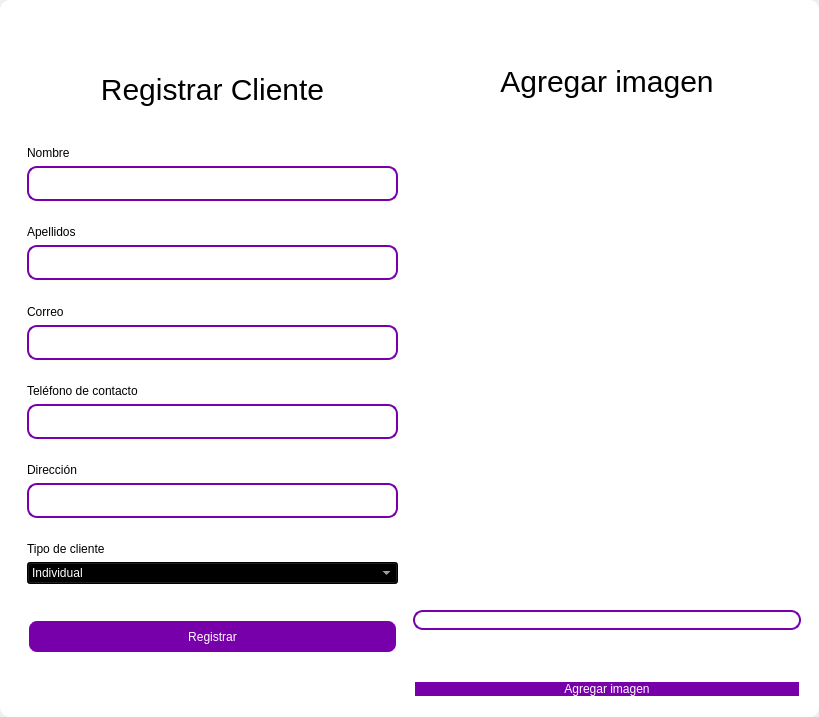
<?xml version="1.0" encoding="UTF-8"?>
<ui version="4.0">
 <class>MainWindow</class>
 <widget class="QMainWindow" name="MainWindow">
  <property name="geometry">
   <rect>
    <x>0</x>
    <y>0</y>
    <width>819</width>
    <height>717</height>
   </rect>
  </property>
  <property name="windowTitle">
   <string>MainWindow</string>
  </property>
  <property name="styleSheet">
   <string notr="true"/>
  </property>
  <widget class="QWidget" name="centralwidget">
   <property name="styleSheet">
    <string notr="true"/>
   </property>
   <layout class="QVBoxLayout" name="verticalLayout">
    <property name="spacing">
     <number>0</number>
    </property>
    <property name="leftMargin">
     <number>0</number>
    </property>
    <property name="topMargin">
     <number>0</number>
    </property>
    <property name="rightMargin">
     <number>0</number>
    </property>
    <property name="bottomMargin">
     <number>0</number>
    </property>
    <item>
     <widget class="QFrame" name="frame">
      <property name="enabled">
       <bool>true</bool>
      </property>
      <property name="styleSheet">
       <string notr="true">QFrame {
	border-radius:10px;
background-color: rgb(255, 255, 255);
 }
</string>
      </property>
      <property name="frameShape">
       <enum>QFrame::StyledPanel</enum>
      </property>
      <property name="frameShadow">
       <enum>QFrame::Raised</enum>
      </property>
      <layout class="QVBoxLayout" name="verticalLayout_2">
       <item>
        <widget class="QFrame" name="frame_superior">
         <property name="minimumSize">
          <size>
           <width>0</width>
           <height>40</height>
          </size>
         </property>
         <property name="maximumSize">
          <size>
           <width>16777215</width>
           <height>40</height>
          </size>
         </property>
         <property name="styleSheet">
          <string notr="true">QPushButton{
border-radius:18px;
}

QPushButton:hover{
	background-color: rgb(0, 0, 0);
}
</string>
         </property>
         <property name="frameShape">
          <enum>QFrame::StyledPanel</enum>
         </property>
         <property name="frameShadow">
          <enum>QFrame::Raised</enum>
         </property>
         <layout class="QHBoxLayout" name="horizontalLayout_3">
          <property name="spacing">
           <number>4</number>
          </property>
          <property name="leftMargin">
           <number>0</number>
          </property>
          <property name="topMargin">
           <number>0</number>
          </property>
          <property name="rightMargin">
           <number>0</number>
          </property>
          <property name="bottomMargin">
           <number>0</number>
          </property>
          <item>
           <widget class="QPushButton" name="btn_icon">
            <property name="text">
             <string/>
            </property>
            <property name="iconSize">
             <size>
              <width>40</width>
              <height>40</height>
             </size>
            </property>
           </widget>
          </item>
          <item>
           <spacer name="horizontalSpacer_2">
            <property name="orientation">
             <enum>Qt::Horizontal</enum>
            </property>
            <property name="sizeHint" stdset="0">
             <size>
              <width>443</width>
              <height>20</height>
             </size>
            </property>
           </spacer>
          </item>
          <item>
           <widget class="QPushButton" name="bt_minimizar">
            <property name="minimumSize">
             <size>
              <width>38</width>
              <height>38</height>
             </size>
            </property>
            <property name="maximumSize">
             <size>
              <width>38</width>
              <height>38</height>
             </size>
            </property>
            <property name="cursor">
             <cursorShape>PointingHandCursor</cursorShape>
            </property>
            <property name="text">
             <string/>
            </property>
            <property name="icon">
             <iconset>
              <normaloff>image/minus.svg</normaloff>image/minus.svg</iconset>
            </property>
            <property name="iconSize">
             <size>
              <width>38</width>
              <height>38</height>
             </size>
            </property>
           </widget>
          </item>
          <item>
           <widget class="QPushButton" name="bt_maximizar">
            <property name="minimumSize">
             <size>
              <width>38</width>
              <height>38</height>
             </size>
            </property>
            <property name="maximumSize">
             <size>
              <width>38</width>
              <height>38</height>
             </size>
            </property>
            <property name="cursor">
             <cursorShape>PointingHandCursor</cursorShape>
            </property>
            <property name="text">
             <string/>
            </property>
            <property name="icon">
             <iconset>
              <normaloff>image/chevron-up.svg</normaloff>image/chevron-up.svg</iconset>
            </property>
            <property name="iconSize">
             <size>
              <width>38</width>
              <height>38</height>
             </size>
            </property>
           </widget>
          </item>
          <item>
           <widget class="QPushButton" name="bt_restaurar">
            <property name="minimumSize">
             <size>
              <width>38</width>
              <height>38</height>
             </size>
            </property>
            <property name="maximumSize">
             <size>
              <width>38</width>
              <height>38</height>
             </size>
            </property>
            <property name="cursor">
             <cursorShape>PointingHandCursor</cursorShape>
            </property>
            <property name="text">
             <string/>
            </property>
            <property name="icon">
             <iconset>
              <normaloff>image/chevron-down.svg</normaloff>image/chevron-down.svg</iconset>
            </property>
            <property name="iconSize">
             <size>
              <width>38</width>
              <height>38</height>
             </size>
            </property>
           </widget>
          </item>
          <item>
           <widget class="QPushButton" name="bt_cerrar">
            <property name="minimumSize">
             <size>
              <width>38</width>
              <height>38</height>
             </size>
            </property>
            <property name="maximumSize">
             <size>
              <width>38</width>
              <height>38</height>
             </size>
            </property>
            <property name="cursor">
             <cursorShape>PointingHandCursor</cursorShape>
            </property>
            <property name="text">
             <string/>
            </property>
            <property name="icon">
             <iconset>
              <normaloff>image/x.svg</normaloff>image/x.svg</iconset>
            </property>
            <property name="iconSize">
             <size>
              <width>38</width>
              <height>38</height>
             </size>
            </property>
           </widget>
          </item>
         </layout>
        </widget>
       </item>
       <item>
        <widget class="QFrame" name="frame_3">
         <property name="styleSheet">
          <string notr="true">QLabel {
	color: rgb(0, 0, 0);
	font: 12pt &quot;Arial&quot;;
	background-color: rgba(0, 0, 0,0);
}

QTextEdit{
background-color: rgba(0, 0, 0,0);
border-radius:10px; 
font: 12pt &quot;Arial&quot;;
color: rgb(255, 255, 254);
border: 2px solid  rgb(120, 0, 171);

}

QTextEdit:hover{
background-color: rgba(0, 0, 0,0);
border-radius:10px; 
font: 12pt &quot;Arial&quot;;
border: 2px solid  rgb(120, 0, 171);
	color: rgb(0, 0, 0);
}

QTextEdit:focus{
background-color: rgb(0, 0, 0);
border-radius:10px; 
font: 12pt &quot;Arial&quot;;
border: 2px solid rgb(120, 0, 171);
}

QLineEdit{
background-color: rgba(0, 0, 0,0);
border-radius:10px; 
font: 12pt &quot;Arial&quot;;
color: rgb(255, 255, 254);
border: 2px solid  rgb(120, 0, 171);
}

QLineEdit:hover{
background-color: rgba(0, 0, 0,0);
border-radius:10px; 
font: 12pt &quot;Arial&quot;;
border: 2px solid  rgb(120, 0, 171);
}

QLineEdit:focus{
background-color: rgb(0, 0, 0);
border-radius:10px; 
font: 12pt &quot;Arial&quot;;
border: 2px solid rgb(120, 0, 171);
}

QCheckBox{
	font: 12pt &quot;Arial&quot;;
	color: rgb(255, 255, 255);
}

QCheckBox::indicator {
    width: 18px;
    height:18px;
}

QCheckBox::indicator:unchecked {
   background-image: url(image/square.svg);
}

QCheckBox::indicator:checked {
   background-image: url(image/check-square.svg);
}

QPushButton{
border-radius:10px; 
font: 12pt &quot;Arial&quot;;
color: rgb(255, 255, 254);
border: 2px solid #ffffff;
	background-color: rgb(120, 0, 171);
}

QPushButton:hover{
border-radius:10px; 
font: 12pt &quot;Arial&quot;;
color: rgb(255, 255, 255);
border: 2px solid rgb(120, 0, 171);
	background-color: rgb(120, 0, 171);
}
</string>
         </property>
         <property name="frameShape">
          <enum>QFrame::StyledPanel</enum>
         </property>
         <property name="frameShadow">
          <enum>QFrame::Raised</enum>
         </property>
         <layout class="QHBoxLayout" name="horizontalLayout_4">
          <item>
           <layout class="QVBoxLayout" name="verticalLayout_4">
            <property name="spacing">
             <number>5</number>
            </property>
            <property name="rightMargin">
             <number>0</number>
            </property>
            <property name="bottomMargin">
             <number>0</number>
            </property>
            <item>
             <widget class="QLabel" name="label_3">
              <property name="minimumSize">
               <size>
                <width>100</width>
                <height>50</height>
               </size>
              </property>
              <property name="styleSheet">
               <string notr="true">font-size: 30px;
color: rgb(0, 0, 0);</string>
              </property>
              <property name="text">
               <string>Registrar Cliente</string>
              </property>
              <property name="alignment">
               <set>Qt::AlignCenter</set>
              </property>
             </widget>
            </item>
            <item>
             <widget class="QFrame" name="frame_4">
              <property name="maximumSize">
               <size>
                <width>400</width>
                <height>700</height>
               </size>
              </property>
              <property name="styleSheet">
               <string notr="true">QLabel {
color: rgb(0, 0, 0);
	font: 12pt &quot;Arial&quot;;
	background-color: rgba(0, 0, 0,0);
}

QTextEdit{
background-color: rgba(0, 0, 0,0);
border-radius:10px; 
font: 12pt &quot;Arial&quot;;
color: rgb(0, 0, 0);
border: 2px solid  rgb(120, 0, 171);

}

QTextEdit:hover{
background-color: rgba(0, 0, 0,0);
border-radius:10px; 
font: 12pt &quot;Arial&quot;;
border: 2px solid  rgb(120, 0, 171);
	color: rgb(255, 255, 255);
}

QTextEdit:focus{
background-color: rgb(0, 0, 0);
border-radius:10px; 
font: 12pt &quot;Arial&quot;;
border: 2px solid rgb(120, 0, 171);
	
}

QLineEdit{
background-color: rgba(0, 0, 0,0);
border-radius:10px; 
font: 12pt &quot;Arial&quot;;
	color: rgb(0, 0, 0);
border: 2px solid  rgb(120, 0, 171);
}

QLineEdit:hover{
background-color: rgba(0, 0, 0,0);
border-radius:10px; 
font: 12pt &quot;Arial&quot;;
border: 2px solid  rgb(120, 0, 171);
}

QLineEdit:focus{
background-color: rgb(0, 0, 0);
border-radius:10px; 
font: 12pt &quot;Arial&quot;;
border: 2px solid rgb(120, 0, 171);
color: rgb(255, 255, 255);
}

QCheckBox{
	font: 12pt &quot;Arial&quot;;
	color: rgb(255, 255, 255);
}

QCheckBox::indicator {
    width: 18px;
    height:18px;
}

QCheckBox::indicator:unchecked {
   background-image: url(image/square.svg);
}

QCheckBox::indicator:checked {
   background-image: url(image/check-square.svg);
}

QPushButton{
border-radius:10px; 
font: 12pt &quot;Arial&quot;;
color: rgb(255, 255, 254);
border: 2px solid #ffffff;
background-color: rgb(120, 0, 171);
}

QPushButton:hover{
border-radius:10px; 
font: 12pt &quot;Arial&quot;;
color: rgb(255, 255, 255);
border: 2px solid rgb(120, 0, 171);
	background-color: rgb(120, 0, 171);
}
</string>
              </property>
              <property name="frameShape">
               <enum>QFrame::StyledPanel</enum>
              </property>
              <property name="frameShadow">
               <enum>QFrame::Raised</enum>
              </property>
              <layout class="QVBoxLayout" name="verticalLayout_3">
               <property name="leftMargin">
                <number>9</number>
               </property>
               <property name="topMargin">
                <number>9</number>
               </property>
               <property name="rightMargin">
                <number>9</number>
               </property>
               <property name="bottomMargin">
                <number>9</number>
               </property>
               <item>
                <spacer name="verticalSpacer_3">
                 <property name="orientation">
                  <enum>Qt::Vertical</enum>
                 </property>
                 <property name="sizeHint" stdset="0">
                  <size>
                   <width>20</width>
                   <height>40</height>
                  </size>
                 </property>
                </spacer>
               </item>
               <item>
                <widget class="QLabel" name="label_4">
                 <property name="text">
                  <string>Nombre</string>
                 </property>
                </widget>
               </item>
               <item>
                <widget class="QLineEdit" name="nametxt">
                 <property name="minimumSize">
                  <size>
                   <width>0</width>
                   <height>35</height>
                  </size>
                 </property>
                 <property name="text">
                  <string/>
                 </property>
                </widget>
               </item>
               <item>
                <spacer name="verticalSpacer_4">
                 <property name="orientation">
                  <enum>Qt::Vertical</enum>
                 </property>
                 <property name="sizeHint" stdset="0">
                  <size>
                   <width>20</width>
                   <height>40</height>
                  </size>
                 </property>
                </spacer>
               </item>
               <item>
                <widget class="QLabel" name="label_8">
                 <property name="text">
                  <string>Apellidos</string>
                 </property>
                </widget>
               </item>
               <item>
                <widget class="QLineEdit" name="lastnametxt">
                 <property name="minimumSize">
                  <size>
                   <width>0</width>
                   <height>35</height>
                  </size>
                 </property>
                </widget>
               </item>
               <item>
                <spacer name="verticalSpacer">
                 <property name="orientation">
                  <enum>Qt::Vertical</enum>
                 </property>
                 <property name="sizeHint" stdset="0">
                  <size>
                   <width>20</width>
                   <height>40</height>
                  </size>
                 </property>
                </spacer>
               </item>
               <item>
                <widget class="QLabel" name="label_5">
                 <property name="text">
                  <string>Correo</string>
                 </property>
                </widget>
               </item>
               <item>
                <widget class="QLineEdit" name="emailtxt">
                 <property name="minimumSize">
                  <size>
                   <width>0</width>
                   <height>35</height>
                  </size>
                 </property>
                 <property name="maximumSize">
                  <size>
                   <width>16777215</width>
                   <height>16777215</height>
                  </size>
                 </property>
                 <property name="echoMode">
                  <enum>QLineEdit::Normal</enum>
                 </property>
                </widget>
               </item>
               <item>
                <spacer name="verticalSpacer_5">
                 <property name="orientation">
                  <enum>Qt::Vertical</enum>
                 </property>
                 <property name="sizeHint" stdset="0">
                  <size>
                   <width>20</width>
                   <height>40</height>
                  </size>
                 </property>
                </spacer>
               </item>
               <item>
                <widget class="QLabel" name="label">
                 <property name="text">
                  <string>Teléfono de contacto</string>
                 </property>
                </widget>
               </item>
               <item>
                <widget class="QLineEdit" name="phonetxt">
                 <property name="minimumSize">
                  <size>
                   <width>0</width>
                   <height>35</height>
                  </size>
                 </property>
                </widget>
               </item>
               <item>
                <spacer name="verticalSpacer_6">
                 <property name="orientation">
                  <enum>Qt::Vertical</enum>
                 </property>
                 <property name="sizeHint" stdset="0">
                  <size>
                   <width>20</width>
                   <height>40</height>
                  </size>
                 </property>
                </spacer>
               </item>
               <item>
                <widget class="QLabel" name="label_2">
                 <property name="text">
                  <string>Dirección</string>
                 </property>
                </widget>
               </item>
               <item>
                <widget class="QLineEdit" name="addresstxt">
                 <property name="minimumSize">
                  <size>
                   <width>0</width>
                   <height>35</height>
                  </size>
                 </property>
                </widget>
               </item>
               <item>
                <spacer name="verticalSpacer_10">
                 <property name="orientation">
                  <enum>Qt::Vertical</enum>
                 </property>
                 <property name="sizeHint" stdset="0">
                  <size>
                   <width>20</width>
                   <height>40</height>
                  </size>
                 </property>
                </spacer>
               </item>
               <item>
                <widget class="QLabel" name="label_6">
                 <property name="text">
                  <string>Tipo de cliente</string>
                 </property>
                </widget>
               </item>
               <item>
                <widget class="QComboBox" name="typeclientcombobox">
                 <property name="styleSheet">
                  <string notr="true">background-color: rgb(0, 0, 0);
color: rgb(255, 255, 255);</string>
                 </property>
                 <item>
                  <property name="text">
                   <string>Individual</string>
                  </property>
                 </item>
                 <item>
                  <property name="text">
                   <string>Empresarial</string>
                  </property>
                 </item>
                 <item>
                  <property name="text">
                   <string>Gubernamental</string>
                  </property>
                 </item>
                 <item>
                  <property name="text">
                   <string>Intermediarios</string>
                  </property>
                 </item>
                </widget>
               </item>
               <item>
                <spacer name="verticalSpacer_9">
                 <property name="orientation">
                  <enum>Qt::Vertical</enum>
                 </property>
                 <property name="sizeHint" stdset="0">
                  <size>
                   <width>20</width>
                   <height>50</height>
                  </size>
                 </property>
                </spacer>
               </item>
               <item>
                <widget class="QPushButton" name="btn_add">
                 <property name="minimumSize">
                  <size>
                   <width>0</width>
                   <height>35</height>
                  </size>
                 </property>
                 <property name="cursor">
                  <cursorShape>PointingHandCursor</cursorShape>
                 </property>
                 <property name="text">
                  <string>Registrar</string>
                 </property>
                </widget>
               </item>
               <item>
                <spacer name="verticalSpacer_7">
                 <property name="orientation">
                  <enum>Qt::Vertical</enum>
                 </property>
                 <property name="sizeHint" stdset="0">
                  <size>
                   <width>20</width>
                   <height>40</height>
                  </size>
                 </property>
                </spacer>
               </item>
               <item>
                <spacer name="verticalSpacer_8">
                 <property name="orientation">
                  <enum>Qt::Vertical</enum>
                 </property>
                 <property name="sizeHint" stdset="0">
                  <size>
                   <width>20</width>
                   <height>40</height>
                  </size>
                 </property>
                </spacer>
               </item>
              </layout>
             </widget>
            </item>
           </layout>
          </item>
          <item>
           <layout class="QVBoxLayout" name="verticalLayout_5">
            <property name="spacing">
             <number>50</number>
            </property>
            <property name="bottomMargin">
             <number>1</number>
            </property>
            <item>
             <widget class="QLabel" name="label_9">
              <property name="maximumSize">
               <size>
                <width>16777215</width>
                <height>100</height>
               </size>
              </property>
              <property name="styleSheet">
               <string notr="true">font-size: 30px;
color: rgb(0, 0, 0);</string>
              </property>
              <property name="locale">
               <locale language="Spanish" country="Chile"/>
              </property>
              <property name="text">
               <string>Agregar imagen</string>
              </property>
              <property name="alignment">
               <set>Qt::AlignCenter</set>
              </property>
             </widget>
            </item>
            <item>
             <layout class="QHBoxLayout" name="horizontalLayout">
              <property name="spacing">
               <number>20</number>
              </property>
              <property name="rightMargin">
               <number>0</number>
              </property>
              <item>
               <spacer name="horizontalSpacer_3">
                <property name="orientation">
                 <enum>Qt::Vertical</enum>
                </property>
                <property name="sizeHint" stdset="0">
                 <size>
                  <width>20</width>
                  <height>20</height>
                 </size>
                </property>
               </spacer>
              </item>
              <item>
               <widget class="QLabel" name="image_label">
                <property name="minimumSize">
                 <size>
                  <width>0</width>
                  <height>0</height>
                 </size>
                </property>
                <property name="maximumSize">
                 <size>
                  <width>100</width>
                  <height>100</height>
                 </size>
                </property>
                <property name="frameShape">
                 <enum>QFrame::NoFrame</enum>
                </property>
                <property name="text">
                 <string/>
                </property>
                <property name="alignment">
                 <set>Qt::AlignCenter</set>
                </property>
               </widget>
              </item>
              <item>
               <spacer name="horizontalSpacer">
                <property name="orientation">
                 <enum>Qt::Vertical</enum>
                </property>
                <property name="sizeHint" stdset="0">
                 <size>
                  <width>20</width>
                  <height>20</height>
                 </size>
                </property>
               </spacer>
              </item>
             </layout>
            </item>
            <item>
             <widget class="QLineEdit" name="imagetxt">
              <property name="enabled">
               <bool>false</bool>
              </property>
              <property name="minimumSize">
               <size>
                <width>0</width>
                <height>14</height>
               </size>
              </property>
              <property name="maximumSize">
               <size>
                <width>16777215</width>
                <height>35</height>
               </size>
              </property>
             </widget>
            </item>
            <item>
             <widget class="QPushButton" name="btn_add_image">
              <property name="cursor">
               <cursorShape>PointingHandCursor</cursorShape>
              </property>
              <property name="text">
               <string>Agregar imagen</string>
              </property>
             </widget>
            </item>
           </layout>
          </item>
         </layout>
        </widget>
       </item>
      </layout>
     </widget>
    </item>
   </layout>
  </widget>
 </widget>
 <resources/>
 <connections/>
</ui>
